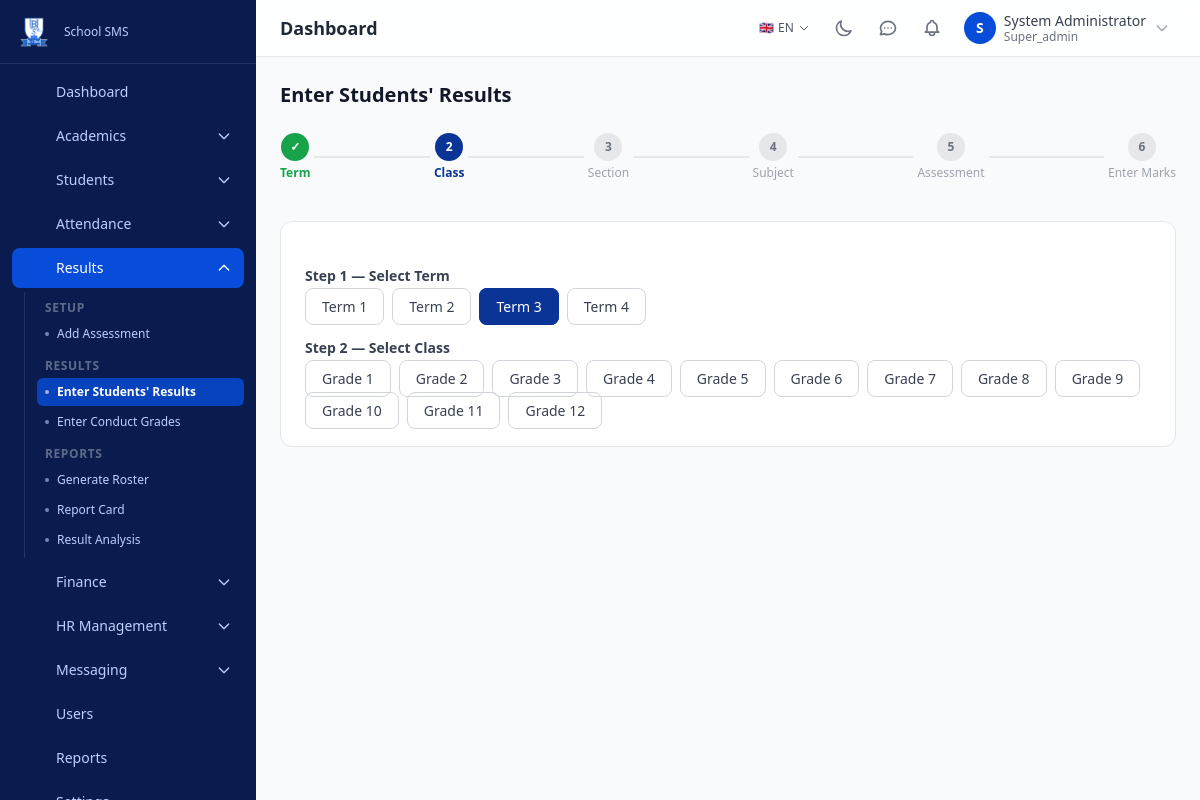
/exams/enter-results (signed in), run on the app's committed database.
### tables this page shows
CREATE TABLE `terms` (
    `id` BIGINT UNSIGNED NOT NULL AUTO_INCREMENT,
    `session_id` BIGINT UNSIGNED NOT NULL,
    `name` VARCHAR(100) NOT NULL,
    `slug` VARCHAR(100) NOT NULL,
    `start_date` DATE NOT NULL,
    `end_date` DATE NOT NULL,
    `is_active` TINYINT(1) NOT NULL DEFAULT 0,
    `sort_order` INT UNSIGNED NOT NULL DEFAULT 0,
    `created_at` DATETIME NOT NULL DEFAULT CURRENT_TIMESTAMP,
    `updated_at` DATETIME NOT NULL DEFAULT CURRENT_TIMESTAMP ON UPDATE CURRENT_TIMESTAMP,
    PRIMARY KEY (`id`),
    UNIQUE KEY `uk_terms_session_slug` (`session_id`, `slug`),
    INDEX `idx_terms_active` (`is_active`),
    CONSTRAINT `fk_terms_session` FOREIGN KEY (`session_id`) REFERENCES `academic_sessions`(`id`) ON DELETE CASCADE
);

CREATE TABLE `classes` (
    `id` BIGINT UNSIGNED NOT NULL AUTO_INCREMENT,
    `name` VARCHAR(100) NOT NULL,
    `slug` VARCHAR(100) NOT NULL,
    `numeric_name` INT UNSIGNED DEFAULT NULL,
    `description` VARCHAR(255) DEFAULT NULL,
    `medium_id` BIGINT UNSIGNED DEFAULT NULL,
    `stream_id` BIGINT UNSIGNED DEFAULT NULL,
    `shift_id` BIGINT UNSIGNED DEFAULT NULL,
    `sort_order` INT UNSIGNED NOT NULL DEFAULT 0,
    `is_active` TINYINT(1) NOT NULL DEFAULT 1,
    `status` ENUM('active','inactive') NOT NULL DEFAULT 'active',
    `created_at` DATETIME NOT NULL DEFAULT CURRENT_TIMESTAMP,
    `updated_at` DATETIME NOT NULL DEFAULT CURRENT_TIMESTAMP ON UPDATE CURRENT_TIMESTAMP,
    PRIMARY KEY (`id`),
    UNIQUE KEY `uk_classes_slug` (`slug`),
    INDEX `idx_classes_medium` (`medium_id`),
    INDEX `idx_classes_stream` (`stream_id`),
    INDEX `idx_classes_shift` (`shift_id`),
    CONSTRAINT `fk_classes_medium` FOREIGN KEY (`medium_id`) REFERENCES `mediums`(`id`) ON DELETE SET NULL,
    CONSTRAINT `fk_classes_stream` FOREIGN KEY (`stream_id`) REFERENCES `streams`(`id`) ON DELETE SET NULL,
    CONSTRAINT `fk_classes_shift` FOREIGN KEY (`shift_id`) REFERENCES `shifts`(`id`) ON DELETE SET NULL
);

### public/index.php (called while the page is built, shortened)
<?php
require APP_ROOT . '/core/env.php';
require APP_ROOT . '/core/db.php';
require APP_ROOT . '/core/security.php';
require APP_ROOT . '/core/helpers.php';
require APP_ROOT . '/core/validation.php';
require APP_ROOT . '/core/router.php';
router_dispatch();

### core/validation.php (called while the page is built, shortened)
<?php
function input(string $key, $default = '') {
    $value = $_POST[$key] ?? $_GET[$key] ?? $default;
    return $value;
}
function input_int(string $key, int $default = 0): int {
    return (int) input($key, $default);
}

### core/db.php (called while the page is built, shortened)
<?php
function db_connect(): PDO {
    static $pdo = null;
    if ($pdo === null) {
        $dsn = sprintf(
            'mysql:host=%s;port=%s;dbname=%s;charset=%s',
            DB_HOST,
            DB_PORT,
            DB_NAME,
            DB_CHARSET
        );
        try {
            $pdo = new PDO($dsn, DB_USER, DB_PASS, DB_OPTIONS);
        } catch (PDOException $e) {
            error_log('Database connection failed: ' . $e->getMessage());
            if (APP_DEBUG) {
                die('Database connection failed: ' . htmlspecialchars($e->getMessage()));
            }
            die('A database error occurred. Please try again later.');
        }
    }
    return $pdo;
}
function db_query(string $sql, array $params = []): PDOStatement {
    $pdo = db_connect();
    $stmt = $pdo->prepare($sql);
    $stmt->execute($params);
    return $stmt;
}
function db_fetch_all(string $sql, array $params = []): array {
    return db_query($sql, $params)->fetchAll();
}
function db_fetch_one(string $sql, array $params = []): ?array {
    $row = db_query($sql, $params)->fetch();
    return $row ?: null;
}

### core/helpers.php (called while the page is built, shortened)
<?php
function get_active_session(): ?array {
    static $session = false;
    if ($session === false) {
        $session = db_fetch_one("SELECT * FROM academic_sessions WHERE is_active = 1 LIMIT 1");
    }
    return $session;
}
function get_active_session_id(): ?int {
    $s = get_active_session();
    return $s ? (int) $s['id'] : null;
}
function get_active_term(): ?array {
    static $term = false;
    if ($term === false) {
        $sessionId = get_active_session_id();
        $term = $sessionId ? db_fetch_one("SELECT * FROM terms WHERE session_id = ? AND is_active = 1 LIMIT 1", [$sessionId]) : null;
    }
    return $term;
}

### core/security.php (called while the page is built, shortened)
<?php
function e(?string $value): string {
    return htmlspecialchars($value ?? '', ENT_QUOTES | ENT_SUBSTITUTE, 'UTF-8');
}

### modules/exams/views/enter_results.php (the view, shortened to what this page needs)
<?php
$activeSession = get_active_session();
$sessionId     = $activeSession['id'] ?? 0;
$allClasses  = db_fetch_all("SELECT id, name FROM classes WHERE is_active=1 ORDER BY sort_order");
$allTerms    = $sessionId
    ? db_fetch_all("SELECT id, name FROM terms WHERE session_id=? ORDER BY sort_order", [$sessionId])
    : [];
$activeTerm = get_active_term();
$selTerm    = input_int('term_id') ?: ($activeTerm['id'] ?? 0);
$selClass   = input_int('class_id');
$selSection    = input_int('section_id');
$selSubject    = input_int('subject_id');
$step = 1;
if ($selTerm)       $step = 2;
$students   = [];
$stepLabels = ['Term','Class','Section','Subject','Assessment','Enter Marks'];
$stepUrls = [
    url('exams','enter-results'),
    url('exams','enter-results').'&term_id='.$selTerm,
    url('exams','enter-results').'&term_id='.$selTerm.'&class_id='.$selClass,
    url('exams','enter-results').'&term_id='.$selTerm.'&class_id='.$selClass.'&section_id='.$selSection,
    url('exams','enter-results').'&term_id='.$selTerm.'&class_id='.$selClass.'&section_id='.$selSection.'&subject_id='.$selSubject,
    '#',
];
?>
<div class="max-w-4xl mx-auto">
    <h1 class="text-xl font-bold text-gray-900 dark:text-dark-text mb-6">Enter Students' Results</h1>
    <div class="flex items-center gap-1 mb-8 overflow-x-auto pb-2">
        <?php foreach ($stepLabels as $i => $lbl): ?>
            <?php
            $num      = $i + 1;
            $done     = $step > $num;
            $current  = $step === $num;
            $dotCls   = $done ? 'bg-green-600 text-white' : ($current ? 'bg-primary-800 text-white' : 'bg-gray-200 text-gray-500 dark:text-dark-muted');
            $lblCls   = $done ? 'text-green-600 font-semibold' : ($current ? 'text-primary-800 font-bold' : 'text-gray-400 dark:text-gray-500');
            ?>
            <?php if ($i > 0): ?><div class="flex-1 h-0.5 <?= $done ? 'bg-green-400' : 'bg-gray-200' ?> min-w-4"></div><?php endif; ?>
            <div class="flex flex-col items-center gap-1 flex-shrink-0">
                <?php if ($done): ?>
                    <a href="<?= $stepUrls[$i] ?>" class="w-7 h-7 rounded-full <?= $dotCls ?> flex items-center justify-center text-xs font-bold transition hover:opacity-80">✓</a>
                <?php else: ?>
                    <div class="w-7 h-7 rounded-full <?= $dotCls ?> flex items-center justify-center text-xs font-bold"><?= $num ?></div>
                <?php endif; ?>
                <span class="text-xs <?= $lblCls ?> whitespace-nowrap"><?= $lbl ?></span>
            </div>
        <?php endforeach; ?>
    </div>
    <div class="bg-white dark:bg-dark-card rounded-xl border border-gray-200 dark:border-dark-border p-6">
    <?php if ($step <= 5): ?>
    <form method="GET" class="space-y-5">
        <div>
            <label class="block text-sm font-semibold text-gray-700 dark:text-gray-300 mb-2">Step 1 — Select Term</label>
            <div class="flex flex-wrap gap-2">
                <?php foreach ($allTerms as $t): ?>
                    <label class="cursor-pointer">
                        <span class="px-4 py-2 rounded-lg border text-sm font-medium transition
                                     peer-checked:bg-primary-800 peer-checked:text-white peer-checked:border-primary-800
                                     border-gray-300 dark:border-dark-border text-gray-700 dark:text-gray-300 hover:bg-gray-50 dark:bg-dark-bg">
                            <?= e($t['name']) ?>
                        </span>
                    </label>
                <?php endforeach; ?>
            </div>
        </div>
        <?php if ($selTerm): ?>
        <div>
            <label class="block text-sm font-semibold text-gray-700 dark:text-gray-300 mb-2">Step 2 — Select Class</label>
            <div class="flex flex-wrap gap-2">
                <?php foreach ($allClasses as $c): ?>
                    <label class="cursor-pointer">
                        <span class="px-4 py-2 rounded-lg border text-sm font-medium transition
                                     peer-checked:bg-primary-800 peer-checked:text-white peer-checked:border-primary-800
                                     border-gray-300 dark:border-dark-border text-gray-700 dark:text-gray-300 hover:bg-gray-50 dark:bg-dark-bg">
                            <?= e($c['name']) ?>
                        </span>
                    </label>
                <?php endforeach; ?>
            </div>
        </div>
        <?php endif; ?>
    </form>
    <?php elseif ($step === 6 && empty($students)): ?>
    <div class="text-center py-12 text-gray-400 dark:text-gray-500">No students found for the selected class/section.</div>
    <?php else: ?>
    <div class="text-center py-12 text-gray-400 dark:text-gray-500 text-sm">Complete the steps above to enter results.</div>
    <?php endif; ?>
    </div>
</div>
<?php
require APP_ROOT . '/templates/layout.php';

### data on the page
terms: name "Term 1"
terms: name "Term 2"
terms: name "Term 3"
terms: name "Term 4"
classes: name "Grade 1"
classes: name "Grade 2"
classes: name "Grade 3"
classes: name "Grade 4"
classes: name "Grade 5"
classes: name "Grade 6"
classes: name "Grade 7"
classes: name "Grade 8"
classes: name "Grade 9"
classes: name "Grade 10"
classes: name "Grade 11"
classes: name "Grade 12"

### other printed values
$item['label'] "Dashboard"
$item['label'] "Academics"
$item['label'] "Students"
$item['label'] "Attendance"
$item['label'] "Results"
$groupLabel "SETUP"
$child['label'] "Add Assessment"
$groupLabel "RESULTS"
$child['label'] "Enter Students' Results"
$child['label'] "Enter Conduct Grades"
$groupLabel "REPORTS"
$child['label'] "Generate Roster"
$child['label'] "Report Card"
$child['label'] "Result Analysis"
$item['label'] "Finance"
